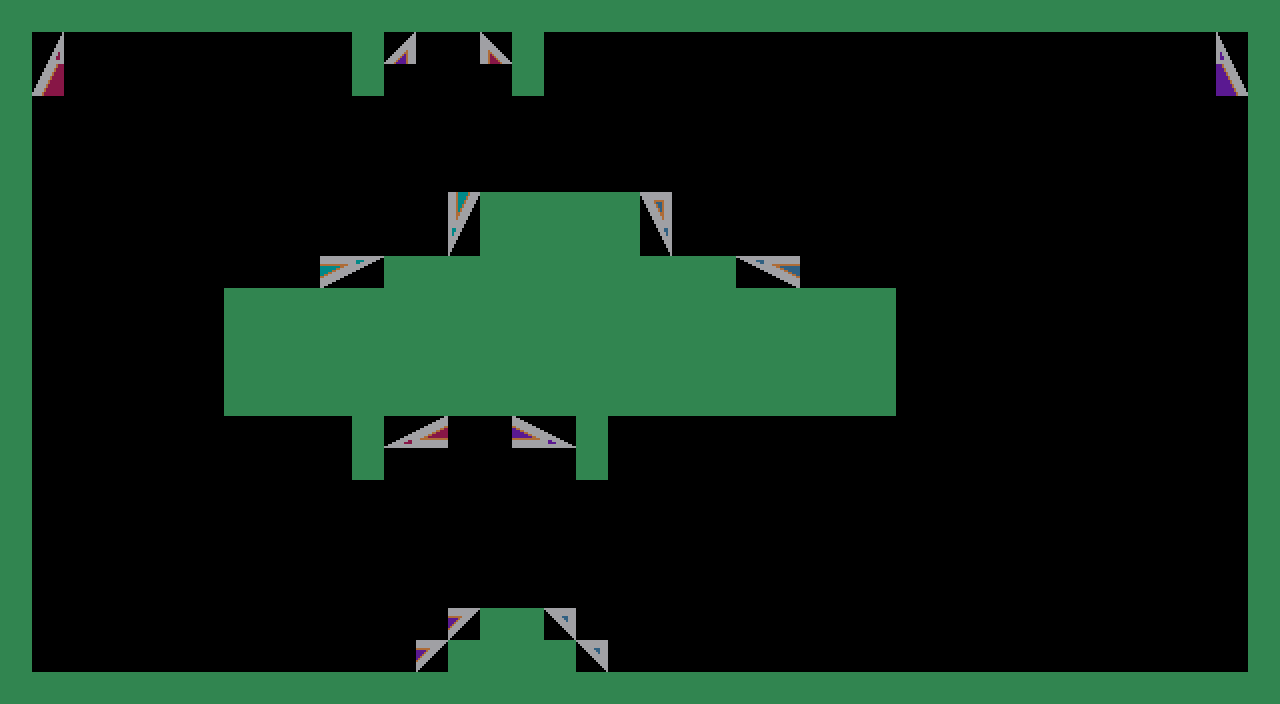

This game map was drawn from its Tiled (.tmx) file and the tilesets committed beside it. A one-line description and the full map source follow:
An orthogonal 40x22 tile map with 32x32 px tiles, 1 tile layer (Tile Layer 1) and 2 objects (2x door).

<map version="1.0" orientation="orthogonal" renderorder="right-down" width="40" height="22" tilewidth="32" tileheight="32" nextobjectid="4">
 <tileset firstgid="1" name="tilemap" tilewidth="32" tileheight="32" tilecount="224">
  <image source="../img/tilemap.png" width="1024" height="224" />
 </tileset>
 <layer name="Tile Layer 1" width="40" height="22">
  <data encoding="csv">
8,8,8,8,8,8,8,8,8,8,8,8,8,8,8,8,8,8,8,8,8,8,8,8,8,8,8,8,8,8,8,8,8,8,8,8,8,8,8,8,
8,112,0,0,0,0,0,0,0,0,0,8,55,0,0,56,8,0,0,0,0,0,0,0,0,0,0,0,0,0,0,0,0,0,0,0,0,0,113,8,
8,114,0,0,0,0,0,0,0,0,0,8,0,0,0,0,8,0,0,0,0,0,0,0,0,0,0,0,0,0,0,0,0,0,0,0,0,0,115,8,
8,0,0,0,0,0,0,0,0,0,0,0,0,0,0,0,0,0,0,0,0,0,0,0,0,0,0,0,0,0,0,0,0,0,0,0,0,0,0,8,
8,0,0,0,0,0,0,0,0,0,0,0,0,0,0,0,0,0,0,0,0,0,0,0,0,0,0,0,0,0,0,0,0,0,0,0,0,0,0,8,
8,0,0,0,0,0,0,0,0,0,0,0,0,0,0,0,0,0,0,0,0,0,0,0,0,0,0,0,0,0,0,0,0,0,0,0,0,0,0,8,
8,0,0,0,0,0,0,0,0,0,0,0,0,0,134,8,8,8,8,8,140,0,0,0,0,0,0,0,0,0,0,0,0,0,0,0,0,0,0,8,
8,0,0,0,0,0,0,0,0,0,0,0,0,0,139,8,8,8,8,8,138,0,0,0,0,0,0,0,0,0,0,0,0,0,0,0,0,0,0,8,
8,0,0,0,0,0,0,0,0,0,131,132,8,8,8,8,8,8,8,8,8,8,8,129,130,0,0,0,0,0,0,0,0,0,0,0,0,0,0,8,
8,0,0,0,0,0,0,8,8,8,8,8,8,8,8,8,8,8,8,8,8,8,8,8,8,8,8,8,0,0,0,0,0,0,0,0,0,0,0,8,
8,0,0,0,0,0,0,8,8,8,8,8,8,8,8,8,8,8,8,8,8,8,8,8,8,8,8,8,0,0,0,0,0,0,0,0,0,0,0,8,
8,0,0,0,0,0,0,8,8,8,8,8,8,8,8,8,8,8,8,8,8,8,8,8,8,8,8,8,0,0,0,0,0,0,0,0,0,0,0,8,
8,0,0,0,0,0,0,8,8,8,8,8,8,8,8,8,8,8,8,8,8,8,8,8,8,8,8,8,0,0,0,0,0,0,0,0,0,0,0,8,
8,0,0,0,0,0,0,0,0,0,0,8,108,109,0,0,110,111,8,0,0,0,0,0,0,0,0,0,0,0,0,0,0,0,0,0,0,0,0,8,
8,0,0,0,0,0,0,0,0,0,0,8,0,0,0,0,0,0,8,0,0,0,0,0,0,0,0,0,0,0,0,0,0,0,0,0,0,0,0,8,
8,0,0,0,0,0,0,0,0,0,0,0,0,0,0,0,0,0,0,0,0,0,0,0,0,0,0,0,0,0,0,0,0,0,0,0,0,0,0,8,
8,0,0,0,0,0,0,0,0,0,0,0,0,0,0,0,0,0,0,0,0,0,0,0,0,0,0,0,0,0,0,0,0,0,0,0,0,0,0,8,
8,0,0,0,0,0,0,0,0,0,0,0,0,0,0,0,0,0,0,0,0,0,0,0,0,0,0,0,0,0,0,0,0,0,0,0,0,0,0,8,
8,0,0,0,0,0,0,0,0,0,0,0,0,0,0,0,0,0,0,0,0,0,0,0,0,0,0,0,0,0,0,0,0,0,0,0,0,0,0,8,
8,0,0,0,0,0,0,0,0,0,0,0,0,0,59,8,8,60,0,0,0,0,0,0,0,0,0,0,0,0,0,0,0,0,0,0,0,0,0,8,
8,0,0,0,0,0,0,0,0,0,0,0,0,59,8,8,8,8,60,0,0,0,0,0,0,0,0,0,0,0,0,0,0,0,0,0,0,0,0,8,
8,8,8,8,8,8,8,8,8,8,8,8,8,8,8,8,8,8,8,8,8,8,8,8,8,8,8,8,8,8,8,8,8,8,8,8,8,8,8,8
</data>
 </layer>
 <objectgroup name="Object Layer 1">
  <object id="1" name="to_test0" type="door" x="32" y="608" width="32" height="64">
   <properties>
    <property name="exitTo" value="right" />
    <property name="loc" value="test0" />
   </properties>
  </object>
  <object id="3" name="to_test2" type="door" x="1216" y="608" width="32" height="64">
   <properties>
    <property name="exitTo" value="left" />
    <property name="loc" value="test2" />
   </properties>
  </object>
 </objectgroup>
</map>